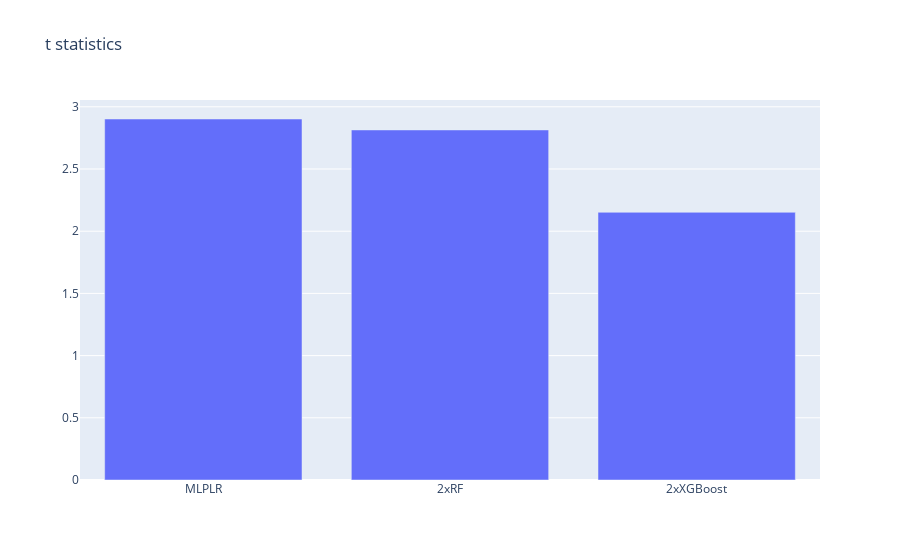

This figure's notebook cell:
### Markdown cell above
the standard errors are very similar across the models, but highest in the MLPLR model. This means that the MLPLR is the least precise of the models

### Code cell
fig = go.Figure(data=[
    go.Bar(name='t', x=cols, y=df['t']),
])
fig.update_layout(title_text='t statistics')
fig.update_layout(barmode='group', xaxis={'categoryorder':'total descending'})
fig.show()

### Figure 1 — Plotly figure (JSON) as saved in the notebook; plotly's stock layout.template omitted (floating-point values rounded to 4 significant figures)
{"data": [{"name": "t", "type": "bar", "x": ["2xRF", "2xXGBoost", "MLPLR"], "y": [2.814, 2.152, 2.902]}], "layout": {"barmode": "group", "title": {"text": "t statistics"}, "xaxis": {"categoryorder": "total descending"}}}
